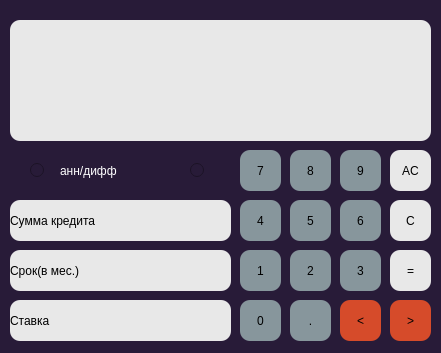
<?xml version="1.0" encoding="UTF-8"?>
<ui version="4.0">
 <class>Credit</class>
 <widget class="QWidget" name="Credit">
  <property name="geometry">
   <rect>
    <x>0</x>
    <y>0</y>
    <width>441</width>
    <height>353</height>
   </rect>
  </property>
  <property name="windowTitle">
   <string>Form</string>
  </property>
  <property name="styleSheet">
   <string notr="true">background-color: rgb(40, 27, 56)</string>
  </property>
  <widget class="QPushButton" name="Button_7">
   <property name="geometry">
    <rect>
     <x>240</x>
     <y>150</y>
     <width>41</width>
     <height>41</height>
    </rect>
   </property>
   <property name="styleSheet">
    <string notr="true">QPushButton {
	background-color: rgb(135, 150, 156);
	border-radius: 10px;
}

QPushButton:pressed {
	background-color: rgb(36, 91, 113);
	border-radius: 10px;
}
</string>
   </property>
   <property name="text">
    <string>7</string>
   </property>
  </widget>
  <widget class="QPushButton" name="Button_8">
   <property name="geometry">
    <rect>
     <x>290</x>
     <y>150</y>
     <width>41</width>
     <height>41</height>
    </rect>
   </property>
   <property name="styleSheet">
    <string notr="true">QPushButton {
	background-color: rgb(135, 150, 156);
	border-radius: 10px;
}

QPushButton:pressed {
	background-color: rgb(36, 91, 113);
	border-radius: 10px;
}
</string>
   </property>
   <property name="text">
    <string>8</string>
   </property>
  </widget>
  <widget class="QPushButton" name="Button_AC">
   <property name="geometry">
    <rect>
     <x>390</x>
     <y>150</y>
     <width>41</width>
     <height>41</height>
    </rect>
   </property>
   <property name="styleSheet">
    <string notr="true">QPushButton {
	background-color: rgb(232, 232, 232);
	border-radius: 10px;
}

QPushButton:pressed {
	background-color: rgb(127, 127, 127);
	border-radius: 10px;
}
</string>
   </property>
   <property name="text">
    <string>AC</string>
   </property>
  </widget>
  <widget class="QPushButton" name="Button_9">
   <property name="geometry">
    <rect>
     <x>340</x>
     <y>150</y>
     <width>41</width>
     <height>41</height>
    </rect>
   </property>
   <property name="styleSheet">
    <string notr="true">QPushButton {
	background-color: rgb(135, 150, 156);
	border-radius: 10px;
}

QPushButton:pressed {
	background-color: rgb(36, 91, 113);
	border-radius: 10px;
}
</string>
   </property>
   <property name="text">
    <string>9</string>
   </property>
  </widget>
  <widget class="QPushButton" name="Button_5">
   <property name="geometry">
    <rect>
     <x>290</x>
     <y>200</y>
     <width>41</width>
     <height>41</height>
    </rect>
   </property>
   <property name="styleSheet">
    <string notr="true">QPushButton {
	background-color: rgb(135, 150, 156);
	border-radius: 10px;
}

QPushButton:pressed {
	background-color: rgb(36, 91, 113);
	border-radius: 10px;
}
</string>
   </property>
   <property name="text">
    <string>5</string>
   </property>
  </widget>
  <widget class="QPushButton" name="Button_6">
   <property name="geometry">
    <rect>
     <x>340</x>
     <y>200</y>
     <width>41</width>
     <height>41</height>
    </rect>
   </property>
   <property name="styleSheet">
    <string notr="true">QPushButton {
	background-color: rgb(135, 150, 156);
	border-radius: 10px;
}

QPushButton:pressed {
	background-color: rgb(36, 91, 113);
	border-radius: 10px;
}
</string>
   </property>
   <property name="text">
    <string>6</string>
   </property>
  </widget>
  <widget class="QPushButton" name="Button_4">
   <property name="geometry">
    <rect>
     <x>240</x>
     <y>200</y>
     <width>41</width>
     <height>41</height>
    </rect>
   </property>
   <property name="styleSheet">
    <string notr="true">QPushButton {
	background-color: rgb(135, 150, 156);
	border-radius: 10px;
}

QPushButton:pressed {
	background-color: rgb(36, 91, 113);
	border-radius: 10px;
}
</string>
   </property>
   <property name="text">
    <string>4</string>
   </property>
  </widget>
  <widget class="QPushButton" name="Button_C">
   <property name="geometry">
    <rect>
     <x>390</x>
     <y>200</y>
     <width>41</width>
     <height>41</height>
    </rect>
   </property>
   <property name="styleSheet">
    <string notr="true">QPushButton {
	background-color: rgb(232, 232, 232);
	border-radius: 10px;
}

QPushButton:pressed {
	background-color: rgb(127, 127, 127);
	border-radius: 10px;
}
</string>
   </property>
   <property name="text">
    <string>C</string>
   </property>
  </widget>
  <widget class="QPushButton" name="Button_2">
   <property name="geometry">
    <rect>
     <x>290</x>
     <y>250</y>
     <width>41</width>
     <height>41</height>
    </rect>
   </property>
   <property name="styleSheet">
    <string notr="true">QPushButton {
	background-color: rgb(135, 150, 156);
	border-radius: 10px;
}

QPushButton:pressed {
	background-color: rgb(36, 91, 113);
	border-radius: 10px;
}
</string>
   </property>
   <property name="text">
    <string>2</string>
   </property>
  </widget>
  <widget class="QPushButton" name="Button_3">
   <property name="geometry">
    <rect>
     <x>340</x>
     <y>250</y>
     <width>41</width>
     <height>41</height>
    </rect>
   </property>
   <property name="styleSheet">
    <string notr="true">QPushButton {
	background-color: rgb(135, 150, 156);
	border-radius: 10px;
}

QPushButton:pressed {
	background-color: rgb(36, 91, 113);
	border-radius: 10px;
}
</string>
   </property>
   <property name="text">
    <string>3</string>
   </property>
  </widget>
  <widget class="QPushButton" name="Button_1">
   <property name="geometry">
    <rect>
     <x>240</x>
     <y>250</y>
     <width>41</width>
     <height>41</height>
    </rect>
   </property>
   <property name="styleSheet">
    <string notr="true">QPushButton {
	background-color: rgb(135, 150, 156);
	border-radius: 10px;
}

QPushButton:pressed {
	background-color: rgb(36, 91, 113);
	border-radius: 10px;
}
</string>
   </property>
   <property name="text">
    <string>1</string>
   </property>
  </widget>
  <widget class="QPushButton" name="Button_EQ">
   <property name="geometry">
    <rect>
     <x>390</x>
     <y>250</y>
     <width>41</width>
     <height>41</height>
    </rect>
   </property>
   <property name="styleSheet">
    <string notr="true">QPushButton {
	background-color: rgb(232, 232, 232);
	border-radius: 10px;
}

QPushButton:pressed {
	background-color: rgb(127, 127, 127);
	border-radius: 10px;
}
</string>
   </property>
   <property name="text">
    <string>=</string>
   </property>
  </widget>
  <widget class="QPushButton" name="Button_DOT">
   <property name="geometry">
    <rect>
     <x>290</x>
     <y>300</y>
     <width>41</width>
     <height>41</height>
    </rect>
   </property>
   <property name="styleSheet">
    <string notr="true">QPushButton {
	background-color: rgb(135, 150, 156);
	border-radius: 10px;
}

QPushButton:pressed {
	background-color: rgb(36, 91, 113);
	border-radius: 10px;
}
</string>
   </property>
   <property name="text">
    <string>.</string>
   </property>
  </widget>
  <widget class="QPushButton" name="Button_PREV">
   <property name="geometry">
    <rect>
     <x>340</x>
     <y>300</y>
     <width>41</width>
     <height>41</height>
    </rect>
   </property>
   <property name="styleSheet">
    <string notr="true">QPushButton {
	background-color: rgb(214, 75, 42);
	border-radius: 10px;
}

QPushButton:pressed {
	background-color: rgb(156, 56, 33);
	border-radius: 10px;
}
</string>
   </property>
   <property name="text">
    <string>&lt;</string>
   </property>
  </widget>
  <widget class="QPushButton" name="Button_0">
   <property name="geometry">
    <rect>
     <x>240</x>
     <y>300</y>
     <width>41</width>
     <height>41</height>
    </rect>
   </property>
   <property name="styleSheet">
    <string notr="true">QPushButton {
	background-color: rgb(135, 150, 156);
	border-radius: 10px;
}

QPushButton:pressed {
	background-color: rgb(36, 91, 113);
	border-radius: 10px;
}
</string>
   </property>
   <property name="text">
    <string>0</string>
   </property>
  </widget>
  <widget class="QPushButton" name="Button_NEXT">
   <property name="geometry">
    <rect>
     <x>390</x>
     <y>300</y>
     <width>41</width>
     <height>41</height>
    </rect>
   </property>
   <property name="styleSheet">
    <string notr="true">QPushButton {
	background-color: rgb(214, 75, 42);
	border-radius: 10px;
}

QPushButton:pressed {
	background-color: rgb(156, 56, 33);
	border-radius: 10px;
}
</string>
   </property>
   <property name="text">
    <string>&gt;</string>
   </property>
  </widget>
  <widget class="QLabel" name="Res">
   <property name="geometry">
    <rect>
     <x>10</x>
     <y>20</y>
     <width>421</width>
     <height>121</height>
    </rect>
   </property>
   <property name="styleSheet">
    <string notr="true">QLabel{
 	qproperty-alignment: 'AlignVCenter | AlignLeft';
	background-color: rgb(232, 232, 232);
	border-radius: 10px;
	
	
	font: 15pt &quot;Ubuntu&quot;;
}
</string>
   </property>
   <property name="text">
    <string/>
   </property>
  </widget>
  <widget class="QLabel" name="Time">
   <property name="geometry">
    <rect>
     <x>10</x>
     <y>250</y>
     <width>221</width>
     <height>41</height>
    </rect>
   </property>
   <property name="styleSheet">
    <string notr="true">QLabel{
 	qproperty-alignment: 'AlignVCenter | AlignLeft';
	background-color: rgb(232, 232, 232);
	border-radius: 10px;
	
	
	font: 15pt &quot;Ubuntu&quot;;
}
</string>
   </property>
   <property name="text">
    <string>Срок(в мес.)</string>
   </property>
  </widget>
  <widget class="QLabel" name="Rate">
   <property name="geometry">
    <rect>
     <x>10</x>
     <y>300</y>
     <width>221</width>
     <height>41</height>
    </rect>
   </property>
   <property name="styleSheet">
    <string notr="true">QLabel{
 	qproperty-alignment: 'AlignVCenter | AlignLeft';
	background-color: rgb(232, 232, 232);
	border-radius: 10px;
	
	
	font: 15pt &quot;Ubuntu&quot;;
}
</string>
   </property>
   <property name="text">
    <string>Ставка</string>
   </property>
  </widget>
  <widget class="QLabel" name="Sum">
   <property name="geometry">
    <rect>
     <x>10</x>
     <y>200</y>
     <width>221</width>
     <height>41</height>
    </rect>
   </property>
   <property name="styleSheet">
    <string notr="true">QLabel{
 	qproperty-alignment: 'AlignVCenter | AlignLeft';
	background-color: rgb(232, 232, 232);
	border-radius: 10px;
	
	
	font: 15pt &quot;Ubuntu&quot;;
}
</string>
   </property>
   <property name="text">
    <string>Сумма кредита</string>
   </property>
  </widget>
  <widget class="QLabel" name="label_5">
   <property name="geometry">
    <rect>
     <x>60</x>
     <y>150</y>
     <width>131</width>
     <height>41</height>
    </rect>
   </property>
   <property name="styleSheet">
    <string notr="true">QLabel{
 	qproperty-alignment: 'AlignVCenter | AlignCenter';
	color: White;l
	
	font: 15pt &quot;Ubuntu&quot;;
}
</string>
   </property>
   <property name="text">
    <string>анн/дифф</string>
   </property>
  </widget>
  <widget class="QRadioButton" name="annuit">
   <property name="geometry">
    <rect>
     <x>30</x>
     <y>150</y>
     <width>21</width>
     <height>41</height>
    </rect>
   </property>
   <property name="styleSheet">
    <string notr="true">color: White;
</string>
   </property>
   <property name="text">
    <string/>
   </property>
  </widget>
  <widget class="QRadioButton" name="diff">
   <property name="geometry">
    <rect>
     <x>190</x>
     <y>150</y>
     <width>21</width>
     <height>41</height>
    </rect>
   </property>
   <property name="styleSheet">
    <string notr="true">color: White;
</string>
   </property>
   <property name="text">
    <string/>
   </property>
  </widget>
 </widget>
 <resources/>
 <connections/>
</ui>
